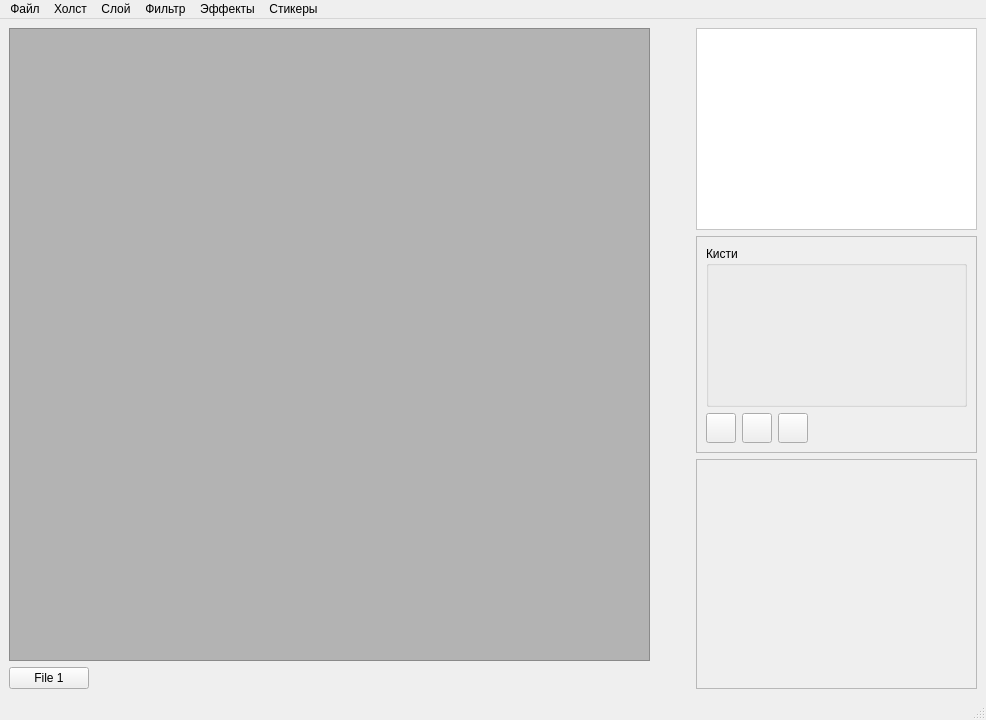
<?xml version="1.0" encoding="UTF-8"?>
<ui version="4.0">
 <class>MainWindow</class>
 <widget class="QMainWindow" name="MainWindow">
  <property name="geometry">
   <rect>
    <x>0</x>
    <y>0</y>
    <width>986</width>
    <height>720</height>
   </rect>
  </property>
  <property name="sizePolicy">
   <sizepolicy hsizetype="Fixed" vsizetype="Expanding">
    <horstretch>0</horstretch>
    <verstretch>0</verstretch>
   </sizepolicy>
  </property>
  <property name="windowTitle">
   <string>MiniPS</string>
  </property>
  <widget class="QWidget" name="centralwidget">
   <layout class="QGridLayout" name="gridLayout">
    <item row="2" column="2" rowspan="2">
     <widget class="QScrollArea" name="scrollArea">
      <property name="sizePolicy">
       <sizepolicy hsizetype="Preferred" vsizetype="Preferred">
        <horstretch>0</horstretch>
        <verstretch>0</verstretch>
       </sizepolicy>
      </property>
      <property name="widgetResizable">
       <bool>true</bool>
      </property>
      <widget class="QWidget" name="scrollAreaWidgetContents">
       <property name="geometry">
        <rect>
         <x>0</x>
         <y>0</y>
         <width>283</width>
         <height>221</height>
        </rect>
       </property>
       <layout class="QVBoxLayout" name="verticalLayout_2"/>
      </widget>
     </widget>
    </item>
    <item row="0" column="0" rowspan="3">
     <widget class="QScrollArea" name="HolstPlace">
      <property name="sizePolicy">
       <sizepolicy hsizetype="Expanding" vsizetype="Expanding">
        <horstretch>10</horstretch>
        <verstretch>0</verstretch>
       </sizepolicy>
      </property>
      <property name="styleSheet">
       <string notr="true">background-color: rgb(179, 179, 179);</string>
      </property>
      <property name="widgetResizable">
       <bool>true</bool>
      </property>
      <widget class="QWidget" name="scrollAreaWidgetContents_2">
       <property name="geometry">
        <rect>
         <x>0</x>
         <y>0</y>
         <width>623</width>
         <height>610</height>
        </rect>
       </property>
      </widget>
     </widget>
    </item>
    <item row="3" column="0">
     <widget class="QPushButton" name="File">
      <property name="sizePolicy">
       <sizepolicy hsizetype="Fixed" vsizetype="Fixed">
        <horstretch>0</horstretch>
        <verstretch>0</verstretch>
       </sizepolicy>
      </property>
      <property name="text">
       <string>File 1</string>
      </property>
     </widget>
    </item>
    <item row="0" column="2">
     <widget class="QFrame" name="Miniholst">
      <property name="sizePolicy">
       <sizepolicy hsizetype="Expanding" vsizetype="Preferred">
        <horstretch>4</horstretch>
        <verstretch>0</verstretch>
       </sizepolicy>
      </property>
      <property name="styleSheet">
       <string notr="true">background-color: rgb(255, 255, 255);</string>
      </property>
      <property name="frameShape">
       <enum>QFrame::StyledPanel</enum>
      </property>
      <property name="frameShadow">
       <enum>QFrame::Raised</enum>
      </property>
     </widget>
    </item>
    <item row="1" column="2">
     <widget class="QFrame" name="derzhalka">
      <property name="frameShape">
       <enum>QFrame::StyledPanel</enum>
      </property>
      <property name="frameShadow">
       <enum>QFrame::Raised</enum>
      </property>
      <layout class="QGridLayout" name="gridLayout_2">
       <item row="0" column="0" colspan="4">
        <widget class="QGroupBox" name="br_oth">
         <property name="minimumSize">
          <size>
           <width>261</width>
           <height>161</height>
          </size>
         </property>
         <property name="maximumSize">
          <size>
           <width>700</width>
           <height>300</height>
          </size>
         </property>
         <property name="title">
          <string>Кисти</string>
         </property>
        </widget>
       </item>
       <item row="1" column="0">
        <widget class="QPushButton" name="addsloy">
         <property name="sizePolicy">
          <sizepolicy hsizetype="Fixed" vsizetype="Fixed">
           <horstretch>0</horstretch>
           <verstretch>0</verstretch>
          </sizepolicy>
         </property>
         <property name="minimumSize">
          <size>
           <width>30</width>
           <height>30</height>
          </size>
         </property>
         <property name="maximumSize">
          <size>
           <width>30</width>
           <height>30</height>
          </size>
         </property>
         <property name="text">
          <string/>
         </property>
         <property name="icon">
          <iconset resource="res/res.qrc">
           <normaloff>:/plus.png</normaloff>:/plus.png</iconset>
         </property>
        </widget>
       </item>
       <item row="1" column="1">
        <widget class="QPushButton" name="obedsloy">
         <property name="sizePolicy">
          <sizepolicy hsizetype="Fixed" vsizetype="Fixed">
           <horstretch>0</horstretch>
           <verstretch>0</verstretch>
          </sizepolicy>
         </property>
         <property name="minimumSize">
          <size>
           <width>30</width>
           <height>30</height>
          </size>
         </property>
         <property name="maximumSize">
          <size>
           <width>30</width>
           <height>30</height>
          </size>
         </property>
         <property name="text">
          <string/>
         </property>
         <property name="icon">
          <iconset resource="res/res.qrc">
           <normaloff>:/obed.png</normaloff>:/obed.png</iconset>
         </property>
        </widget>
       </item>
       <item row="1" column="2">
        <widget class="QPushButton" name="obedsloy_2">
         <property name="sizePolicy">
          <sizepolicy hsizetype="Fixed" vsizetype="Fixed">
           <horstretch>0</horstretch>
           <verstretch>0</verstretch>
          </sizepolicy>
         </property>
         <property name="minimumSize">
          <size>
           <width>30</width>
           <height>30</height>
          </size>
         </property>
         <property name="maximumSize">
          <size>
           <width>30</width>
           <height>30</height>
          </size>
         </property>
         <property name="text">
          <string/>
         </property>
         <property name="icon">
          <iconset resource="res/res.qrc">
           <normaloff>:/copy.png</normaloff>:/copy.png</iconset>
         </property>
        </widget>
       </item>
      </layout>
     </widget>
    </item>
    <item row="1" column="1">
     <spacer name="horizontalSpacer">
      <property name="orientation">
       <enum>Qt::Horizontal</enum>
      </property>
      <property name="sizeHint" stdset="0">
       <size>
        <width>40</width>
        <height>20</height>
       </size>
      </property>
     </spacer>
    </item>
   </layout>
  </widget>
  <widget class="QMenuBar" name="menubar">
   <property name="geometry">
    <rect>
     <x>0</x>
     <y>0</y>
     <width>986</width>
     <height>26</height>
    </rect>
   </property>
   <widget class="QMenu" name="file">
    <property name="title">
     <string>Файл</string>
    </property>
    <addaction name="open"/>
    <addaction name="save"/>
    <addaction name="exit"/>
   </widget>
   <widget class="QMenu" name="holst">
    <property name="title">
     <string>Холст</string>
    </property>
    <addaction name="otrazhv"/>
    <addaction name="otrazhg"/>
    <addaction name="razpo"/>
    <addaction name="razpr"/>
   </widget>
   <widget class="QMenu" name="sloy">
    <property name="title">
     <string>Слой</string>
    </property>
    <addaction name="copy"/>
    <addaction name="paste"/>
    <addaction name="del"/>
    <addaction name="clear"/>
   </widget>
   <widget class="QMenu" name="filter">
    <property name="title">
     <string>Фильтр</string>
    </property>
    <widget class="QMenu" name="col">
     <property name="title">
      <string>Регулировка цвета</string>
     </property>
     <addaction name="bright"/>
     <addaction name="colr"/>
    </widget>
    <addaction name="col"/>
    <addaction name="blur"/>
   </widget>
   <widget class="QMenu" name="eff">
    <property name="title">
     <string>Эффекты</string>
    </property>
    <addaction name="glitch"/>
   </widget>
   <widget class="QMenu" name="st">
    <property name="title">
     <string>Стикеры</string>
    </property>
    <addaction name="stadd"/>
   </widget>
   <addaction name="file"/>
   <addaction name="holst"/>
   <addaction name="sloy"/>
   <addaction name="filter"/>
   <addaction name="eff"/>
   <addaction name="st"/>
  </widget>
  <widget class="QStatusBar" name="statusbar"/>
  <action name="open">
   <property name="text">
    <string>Открыть</string>
   </property>
  </action>
  <action name="save">
   <property name="text">
    <string>Сохранить</string>
   </property>
  </action>
  <action name="exit">
   <property name="text">
    <string>Выход</string>
   </property>
  </action>
  <action name="otrazhv">
   <property name="text">
    <string>Отразить горизонтально</string>
   </property>
  </action>
  <action name="otrazhg">
   <property name="text">
    <string>Отразить вертикально</string>
   </property>
  </action>
  <action name="razpo">
   <property name="text">
    <string>Повернуть на 90° по часовой</string>
   </property>
  </action>
  <action name="razpr">
   <property name="text">
    <string>Повернуть на 90° против часовой</string>
   </property>
  </action>
  <action name="copy">
   <property name="text">
    <string>Копировать</string>
   </property>
  </action>
  <action name="paste">
   <property name="text">
    <string>Вставить</string>
   </property>
  </action>
  <action name="del">
   <property name="text">
    <string>Удалить</string>
   </property>
  </action>
  <action name="clear">
   <property name="text">
    <string>Очистить слой</string>
   </property>
  </action>
  <action name="bright">
   <property name="text">
    <string>Яркость/Насыщенность</string>
   </property>
  </action>
  <action name="colr">
   <property name="text">
    <string>Цвет</string>
   </property>
  </action>
  <action name="blur">
   <property name="text">
    <string>Размытие по Гауссу</string>
   </property>
  </action>
  <action name="glitch">
   <property name="text">
    <string>Глитч эффекты</string>
   </property>
  </action>
  <action name="stadd">
   <property name="text">
    <string>Добавить стикер</string>
   </property>
  </action>
 </widget>
 <resources>
  <include location="res/res.qrc"/>
 </resources>
 <connections/>
</ui>
